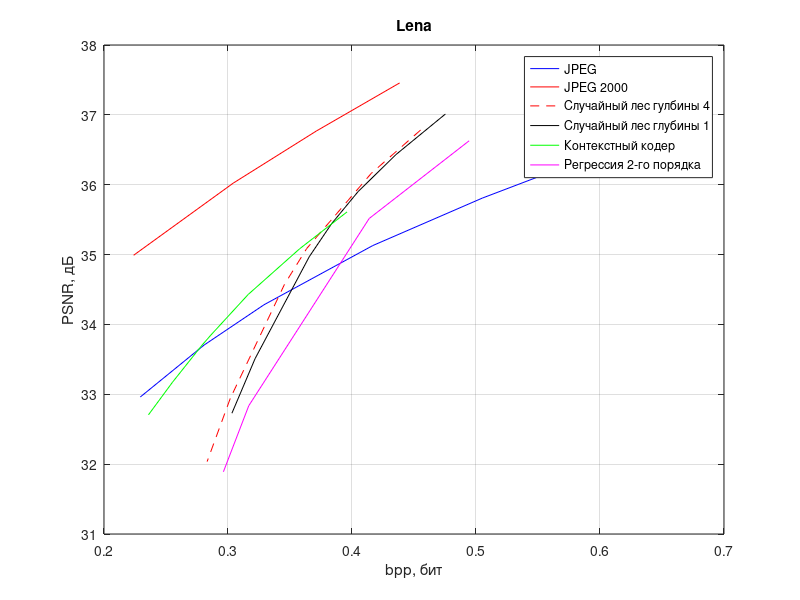

The MATLAB script that drew this image:
% JPEG
y = [32.9617 33.7045 34.2822 35.1293 35.8085 36.4563];
x = [0.2293 0.2807 0.3291 0.4168 0.5051 0.6010];
plot(x, y, 'b')
hold on
grid on
title('Lena')
xlabel('bpp, бит')
ylabel('PSNR, дБ')

% JPEG 200
y = [37.4569 36.7682 36.0225 34.9903];
x = [0.4384 0.3712 0.3042 0.2239];
plot(x, y, 'r')

% Лес
y = [36.58277132050156 35.96067112662177 35.32855634237591 34.88602737671718 34.37252475178023 32.740726038061986 31.836502226888687];
x = [0.475328369140625 0.43544189453125 0.404893798828125 0.38343994140625 0.365526123046875 0.321824951171875 0.303148193359375];
plot(x - 0.02, y + 0.2, 'r--')

% Пни
y = [35.81197270 35.23129553 34.7011435925 34.239445017616 33.76916120213 32.3097685579 31.5286939750];
x = [0.475328369140625 0.43544189453125 0.404893798828125 0.38343994140625 0.365526123046875 0.321824951171875 0.303148193359375];
plot(x, y + 1.2, 'k')

% Контекстный кодер
y = [35.610938316354996, 35.083484971857054, 34.42888992393367, 33.84555990258561, 33.69079600468061, 33.17439339494001, 32.70583198522003];
x = [0.396026611328125, 0.357818603515625, 0.3162841796875, 0.28607177734375, 0.278472900390625, 0.25531005859375, 0.23583984375];
plot(x, y, 'g')

% Регрессия 2-го порядка
y = [35.42888992393367 34.316263555820736 31.635984362952335 30.69082932128259];
x = [0.494476318359375 0.413848876953125 0.316741943359375 0.296295166015625];
plot(x, y + 1.2, 'm')

legend('JPEG', 'JPEG 2000', 'Случайный лес гулбины 4',...
    'Случайный лес глубины 1', 'Контекстный кодер',...
    'Регрессия 2-го порядка')
